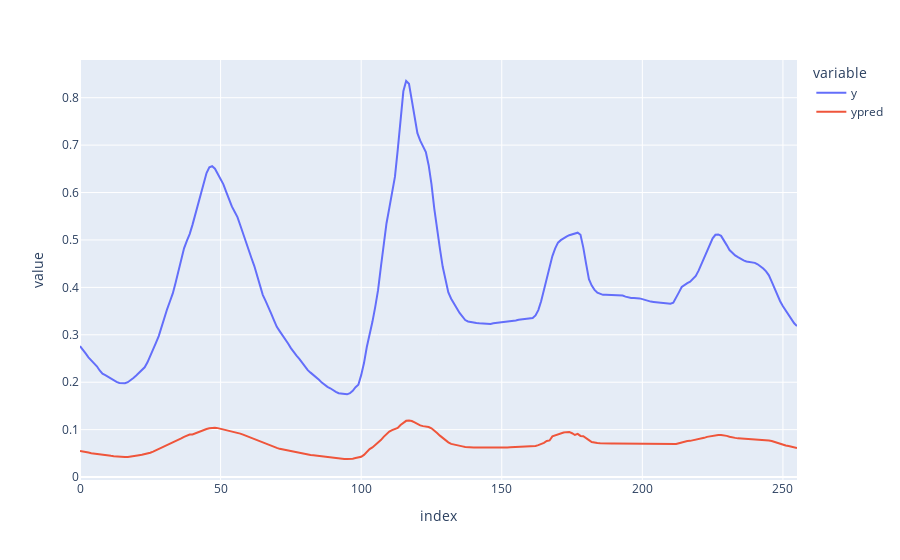

The notebook cell saved with this chart:
### Code cell
px.line(df,y=['y','ypred'])

### Figure 1 — Plotly figure (JSON) as saved in the notebook; plotly's stock layout.template omitted (floating-point values rounded to 4 significant figures; data arrays with more than 128 entries replaced by an {"elided": "..."} marker saying what was removed)
{"data": [{"hovertemplate": "variable=y<br>index=%{x}<br>value=%{y}<extra></extra>", "legendgroup": "y", "line": {"color": "#636efa", "dash": "solid"}, "marker": {"symbol": "circle"}, "mode": "lines", "name": "y", "orientation": "v", "showlegend": true, "type": "scatter", "x": {"elided": "256 int values"}, "xaxis": "x", "y": {"elided": "256 float values"}, "yaxis": "y"}, {"hovertemplate": "variable=ypred<br>index=%{x}<br>value=%{y}<extra></extra>", "legendgroup": "ypred", "line": {"color": "#EF553B", "dash": "solid"}, "marker": {"symbol": "circle"}, "mode": "lines", "name": "ypred", "orientation": "v", "showlegend": true, "type": "scatter", "x": {"elided": "256 int values"}, "xaxis": "x", "y": {"elided": "256 float values"}, "yaxis": "y"}], "layout": {"legend": {"title": {"text": "variable"}, "tracegroupgap": 0}, "margin": {"t": 60}, "xaxis": {"anchor": "y", "domain": [0, 1], "title": {"text": "index"}}, "yaxis": {"anchor": "x", "domain": [0, 1], "title": {"text": "value"}}}}
